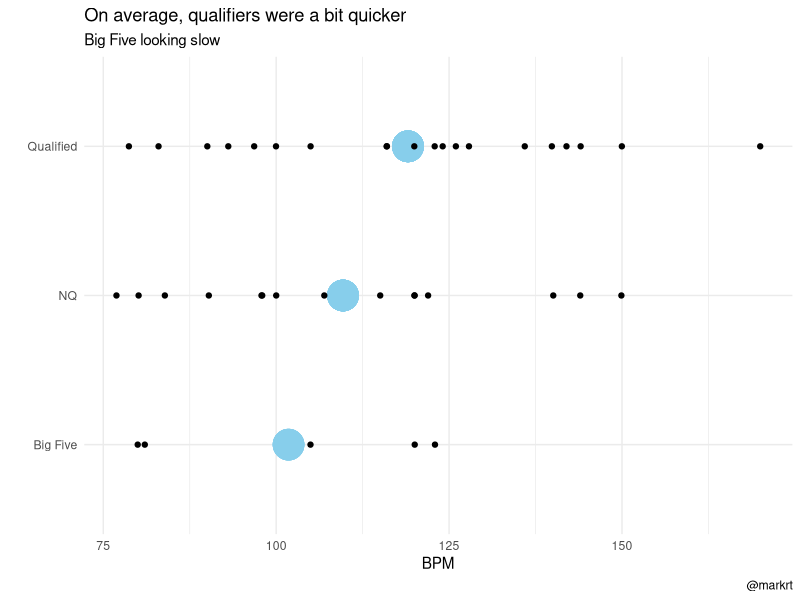

This chart was generated by the following R code:
## adding a variable from the semi qualifiers etc

# load packages
library(tidyverse)
library(ggbeeswarm)

# load data
spotify_data <- 
  read_csv("eurovision_spotify_data_2022.csv")

# creat three categories:
# qualifiers
# NQs
# big five
semi_1_qualifiers <- 
  c("Lithuania",
    "Switzerland",
    "Ukraine",
    "Netherlands",
    "Moldova",
    "Portugal",
    "Iceland",
    "Greece",
    "Norway",
    "Armenia")
semi_1_nq <- 
  c("Albania",
    "Latvia",
    "Slovenia",
    "Bulgaria",
    "Croatia",
    "Denmark",
    "Austria")
semi_2_qualifiers <- 
  c("Finland",
    "Serbia",
    "Azerbaijan",
    "Australia",
    "Estonia",
    "Romania",
    "Poland",
    "Belgium",
    "Sweden",
    "Czech Republic")
semi_2_nq <- 
  c("Israel",
    "Georgia",
    "Malta",
    "San Marino",
    "Cyprus",
    "Ireland",
    "North Macedonia",
    "Montenegro")
big_five <- 
  c("United Kingdom",
    "France",
    "Italy",
    "Germany",
    "Spain")

# add flags to data
spotify_data <- 
  spotify_data %>% 
  mutate(semi_outcome = 
           case_when(
             country %in% semi_1_qualifiers ~ "Qualified",
             country %in% semi_2_qualifiers ~ "Qualified",
             country %in% semi_1_nq ~ "NQ",
             country %in% semi_2_nq ~ "NQ",
             country %in% big_five ~ "Big Five"
           )) %>% 
  mutate(which_semi = 
           case_when(
             country %in% semi_1_qualifiers ~ "Semi 1",
             country %in% semi_1_nq ~ "Semi 1",
             country %in% semi_2_qualifiers ~ "Semi 2",
             country %in% semi_2_nq ~ "Semi 2",
             country %in% big_five ~ "Big Five"
           ))

# some quick exploratory work
# just to check it's working ok

spotify_data %>% 
  group_by(semi_outcome) %>% 
  summarise(mean_tempo = 
              mean(tempo))

# mean tempo among qualifiers is actually 9 bpm faster than nqs

spotify_data %>% 
  group_by(semi_outcome) %>% 
  mutate(mean_tempo = 
           mean(tempo)) %>% 
  ggplot() + 
  aes(x = tempo,
      y = semi_outcome) + 
  geom_point(aes(x = mean_tempo),
             size = 10,
             colour = "skyblue") + 
  geom_point() + 
  theme_minimal() + 
  labs(x = "BPM",
       y = "",
       title = "On average, qualifiers were a bit quicker",
       subtitle = "Big Five looking slow",
       caption = "@markrt")

